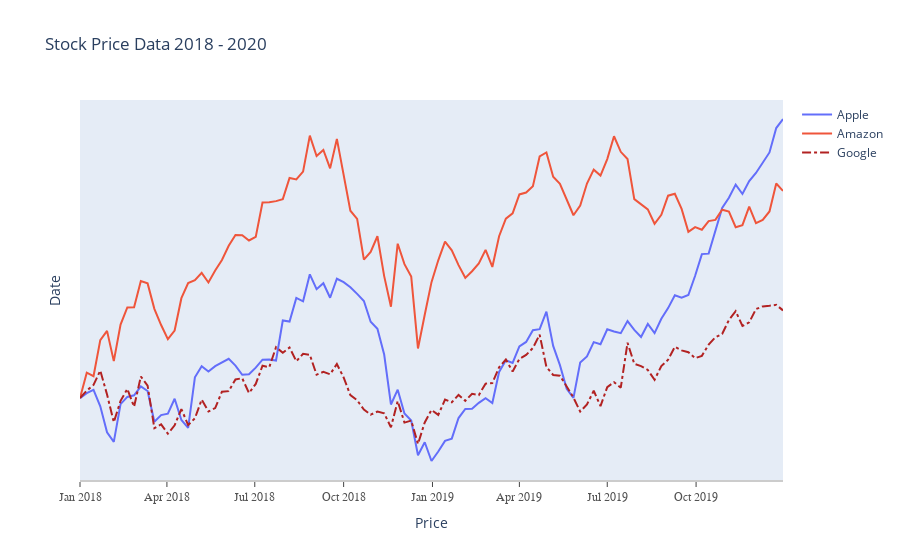

The cell this chart's notebook holds for it:
### Markdown cell above
Note that you can remove the lines by clicking on the ledger on the right

### Code cell
fig = go.Figure()
fig.add_trace(go.Scatter(x=df_stock['date'], y=df_stock['AAPL'], mode='lines', name='Apple'))
fig.add_trace(go.Scatter(x=df_stock['date'], y=df_stock['AMZN'], mode='lines', name='Amazon'))
fig.add_trace(go.Scatter(x=df_stock['date'], y=df_stock['GOOG'], mode='lines', name='Google',
                         line=dict(color='firebrick',  width=2,dash="dashdot")))

fig.update_layout(title="Stock Price Data 2018 - 2020", xaxis_title="Price", yaxis_title="Date")

fig.update_layout(xaxis=dict(showline=True, showgrid=False, showticklabels=True,
                            linecolor='rgb(204, 204, 204)', linewidth=2, ticks='outside',
                            tickfont=dict(family='Arial', size=12, color="rgb(82, 82, 82)")),
                  yaxis=dict(showgrid=False, zeroline=False, showticklabels=False))
